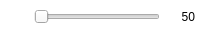
<?xml version="1.0" encoding="UTF-8"?>
<ui version="4.0">
 <class>volumeControl</class>
 <widget class="QWidget" name="volumeControl">
  <property name="geometry">
   <rect>
    <x>0</x>
    <y>0</y>
    <width>200</width>
    <height>34</height>
   </rect>
  </property>
  <property name="windowTitle">
   <string>Form</string>
  </property>
  <property name="styleSheet">
   <string notr="true">QWidget#volumeControl { 
  background-color: white; 
  border-radius: 6px; 
}</string>
  </property>
  <layout class="QHBoxLayout" name="horizontalLayout">
   <property name="spacing">
    <number>5</number>
   </property>
   <property name="leftMargin">
    <number>5</number>
   </property>
   <property name="topMargin">
    <number>5</number>
   </property>
   <property name="rightMargin">
    <number>5</number>
   </property>
   <property name="bottomMargin">
    <number>5</number>
   </property>
   <item>
    <widget class="QPushButton" name="volumeIcon">
     <property name="minimumSize">
      <size>
       <width>24</width>
       <height>24</height>
      </size>
     </property>
     <property name="maximumSize">
      <size>
       <width>24</width>
       <height>24</height>
      </size>
     </property>
     <property name="text">
      <string/>
     </property>
     <property name="icon">
      <iconset theme="audio-volume-medium"/>
     </property>
     <property name="flat">
      <bool>true</bool>
     </property>
    </widget>
   </item>
   <item>
    <widget class="QSlider" name="volumeSlider">
     <property name="minimumSize">
      <size>
       <width>100</width>
       <height>0</height>
      </size>
     </property>
     <property name="orientation">
      <enum>Qt::Horizontal</enum>
     </property>
    </widget>
   </item>
   <item>
    <widget class="QLabel" name="volumeValueLabel">
     <property name="minimumSize">
      <size>
       <width>30</width>
       <height>0</height>
      </size>
     </property>
     <property name="text">
      <string>50</string>
     </property>
     <property name="alignment">
      <set>Qt::AlignRight|Qt::AlignTrailing|Qt::AlignVCenter</set>
     </property>
    </widget>
   </item>
  </layout>
 </widget>
 <resources/>
 <connections/>
</ui>
